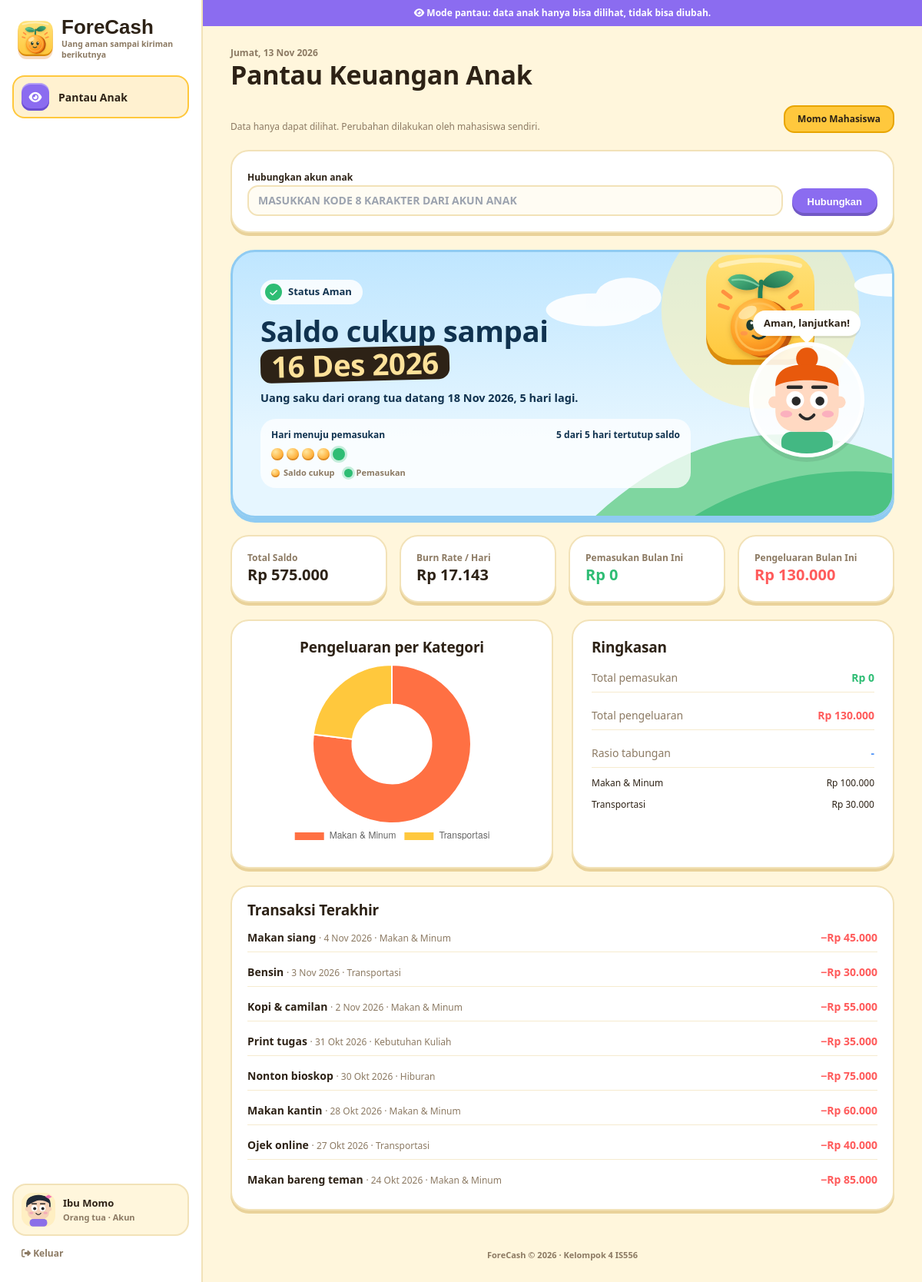
Page /pages/ortu.php (signed in) on the committed database.
### tables this page shows
CREATE TABLE users (
  user_id       INT NOT NULL AUTO_INCREMENT PRIMARY KEY,
  nama          VARCHAR(100) NOT NULL,
  email         VARCHAR(100) NOT NULL UNIQUE,           
  password_hash VARCHAR(255) NOT NULL,
  role          ENUM('mahasiswa','orangtua') NOT NULL DEFAULT 'mahasiswa',
  kode_hubung   CHAR(8) NULL UNIQUE,                    
  batas_harian  DECIMAL(12,2) NOT NULL DEFAULT 0,
  avatar        VARCHAR(4) NOT NULL DEFAULT 'a1',           
  created_at    DATETIME NOT NULL DEFAULT CURRENT_TIMESTAMP
);

CREATE TABLE income_schedules (
  schedule_id       INT NOT NULL AUTO_INCREMENT PRIMARY KEY,
  user_id           INT NOT NULL,
  sumber            VARCHAR(50) NOT NULL,
  nominal           DECIMAL(12,2) NOT NULL,
  tanggal_perkiraan DATE NOT NULL,
  status            ENUM('menunggu','diterima') NOT NULL DEFAULT 'menunggu',
  FOREIGN KEY (user_id) REFERENCES users(user_id) ON DELETE CASCADE
);

CREATE TABLE transactions (
  transaction_id   INT NOT NULL AUTO_INCREMENT PRIMARY KEY,
  user_id          INT NOT NULL,
  wallet_id        INT NOT NULL,
  wallet_tujuan_id INT NULL,
  category_id      INT NULL,
  jenis            ENUM('pemasukan','pengeluaran','transfer') NOT NULL,
  nominal          DECIMAL(12,2) NOT NULL,
  keterangan       VARCHAR(150) NOT NULL,
  tanggal          DATE NOT NULL,
  bukti            VARCHAR(64) NULL,                     
  created_at       DATETIME NOT NULL DEFAULT CURRENT_TIMESTAMP,
  FOREIGN KEY (user_id)          REFERENCES users(user_id) ON DELETE CASCADE,
  FOREIGN KEY (wallet_id)        REFERENCES wallets(wallet_id) ON DELETE CASCADE,
  FOREIGN KEY (wallet_tujuan_id) REFERENCES wallets(wallet_id) ON DELETE CASCADE,
  FOREIGN KEY (category_id)      REFERENCES categories(category_id) ON DELETE SET NULL
);

CREATE TABLE categories (
  category_id INT NOT NULL AUTO_INCREMENT PRIMARY KEY,
  user_id     INT NULL,
  nama        VARCHAR(50) NOT NULL,
  jenis       ENUM('pemasukan','pengeluaran') NOT NULL,
  FOREIGN KEY (user_id) REFERENCES users(user_id) ON DELETE CASCADE
);

### pages/ortu.php (the view, shortened to what the rows shown need)
<?php
require_once __DIR__ . '/../includes/functions.php';
require_once __DIR__ . '/../includes/report.php';
$user = require_login('orangtua');
$pid = $user['user_id'];
$anakList = rows('SELECT u.user_id, u.nama, u.avatar FROM parent_links l JOIN users u ON u.user_id = l.student_id WHERE l.parent_id = ? ORDER BY u.nama', 'i', $pid);
$ids = array_column($anakList, 'user_id');
$sid = in_array($_SESSION['anak'] ?? 0, $ids) ? $_SESSION['anak'] : ($ids[0] ?? null);
$anak = null;
foreach ($anakList as $a) if ($a['user_id'] == $sid) $anak = $a;
if ($anak) {
    $f = forecast($sid);
    $r = report_data($sid, date('Y-m'));
    $recent = rows("SELECT t.tanggal, t.jenis, t.nominal, t.keterangan, c.nama AS kategori FROM transactions t
                    LEFT JOIN categories c ON c.category_id = t.category_id
                    WHERE t.user_id = ? AND t.jenis <> 'transfer' ORDER BY t.tanggal DESC, t.transaction_id DESC LIMIT 8", 'i', $sid);
}
$title = 'Pantau Keuangan Anak'; $active = 'ortu';
require __DIR__ . '/../includes/layout/header.php';
?>
<div class="flex flex-wrap justify-between items-end gap-4">
    <div class="flex flex-wrap gap-2">
        <?php foreach ($anakList as $a): ?>
            <form method="post"><?= csrf_field() ?><input type="hidden" name="id" value="<?= $a['user_id'] ?>">
                <button name="aksi" value="pilih" class="nav-tab <?= $a['user_id'] == $sid ? 'active' : 'bg-white' ?> px-4 py-2 text-xs"><?= e($a['nama']) ?></button></form>
        <?php endforeach; ?>
    </div>
</div>
<?php if (!$anak): ?>
    <p class="hs-card p-6 text-sm text-slate-500">Belum ada akun anak yang terhubung. Minta anak membuka menu <b>Akun</b> di ForeCash untuk melihat kode hubung.</p>
<?php else: ?>
    <?php require __DIR__ . '/../includes/layout/warning.php'; ?>
    <?= report_html($r, 'chartOrtu') ?>
    <div class="hs-card p-5 space-y-2">
        <?php foreach ($recent as $t): ?>
            <div class="flex justify-between text-sm border-b last:border-0 py-2">
                <span><b><?= e($t['keterangan']) ?></b> <span class="text-xs text-slate-500">· <?= tgl($t['tanggal']) ?> · <?= e($t['kategori'] ?? '-') ?></span></span>
                <b class="<?= $t['jenis'] === 'pemasukan' ? 'text-hsGreen' : 'text-hsRed' ?>"><?= $t['jenis'] === 'pemasukan' ? '+' : '−' ?><?= rupiah($t['nominal']) ?></b>
            </div>
        <?php endforeach; ?>
    </div>
<?php endif; ?>
<?php require __DIR__ . '/../includes/layout/footer.php'; ?>

### includes/layout/header.php (shortened to what the rows shown need)
<?php
$jam = (int)date('G');
$sapaan = $jam < 11 ? 'Selamat pagi' : ($jam < 15 ? 'Selamat siang' : ($jam < 18 ? 'Selamat sore' : 'Selamat malam'));
?>
<!DOCTYPE html>
<html lang="id">
<head>
    <script src="https://cdn.tailwindcss.com"></script>
    <link href="https://api.fontshare.com/v2/css?f[]=satoshi@300,400,500,700,900&display=swap" rel="stylesheet">
    <link rel="stylesheet" href="https://cdnjs.cloudflare.com/ajax/libs/font-awesome/6.4.0/css/all.min.css">
    <link rel="stylesheet" href="../assets/css/styles.css?v=<?= filemtime(__DIR__ . '/../../assets/css/styles.css') ?>">
</head>
<body class="fc-body">
<aside class="fc-side" aria-label="Menu utama">
    <div class="fc-side-foot">
        <a href="akun.php" class="fc-me <?= $active === 'akun' ? 'is-active' : '' ?>">
            <span class="min-w-0">
                <span class="fc-me-name"><?= e($user['nama']) ?></span>
                <span class="fc-me-role"><?= $user['role'] === 'orangtua' ? 'Orang tua' : 'Mahasiswa' ?> · Akun</span>
            </span>
        </a>
    </div>
</aside>
<div class="fc-main">
    <header class="fc-top">
        <div class="min-w-0">
            <h1 class="fc-top-title"><?= $active === 'dashboard' ? $sapaan . ', ' . e(explode(' ', $user['nama'])[0]) . '!' : e($title) ?></h1>
        </div>
    </header>
<main class="fc-content">

### includes/layout/warning.php (shortened to what the rows shown need)
<?php
$st = $f['status'];
$label = ['aman' => 'Aman', 'waspada' => 'Waspada', 'kritis' => 'Kritis'][$st];
$dot = ['aman' => ['#2EBD74', 'fa-check'], 'waspada' => ['#F0A000', 'fa-exclamation'], 'kritis' => ['#FF5B5B', 'fa-bolt']][$st];
$hariTotal = $f['sisa_hari'] ? min(45, $f['sisa_hari']) : 0;
?>
<section class="fc-hero" data-status="<?= $st ?>" aria-label="Peringatan dini">
    <div class="fc-hero-text">
        <span class="fc-hero-badge">
            <span class="fc-hero-dot" style="background:<?= $dot[0] ?>"><i class="fa-solid <?= $dot[1] ?>"></i></span>
            Status <?= $label ?>
        </span>
        <h2>
            <?php if ($f['burn'] <= 0): ?>
                Belum ada pengeluaran yang tercatat.
            <?php elseif ($f['saldo'] <= 0): ?>
                Saldo sudah habis.
            <?php else: ?>
                Saldo cukup sampai <span class="fc-hero-date"><?= tgl($f['habis']) ?></span>
            <?php endif; ?>
        </h2>
        <p>
            <?php if ($f['next']): ?>
                <?= e($f['next']['sumber']) ?> datang <?= tgl($f['next']['tanggal_perkiraan']) ?>, <?= $f['sisa_hari'] ?> hari lagi.
            <?php else: ?>
                Belum ada jadwal pemasukan. Tambahkan di menu Prediksi supaya peringatannya lebih tepat.
            <?php endif; ?>
        </p>
        <?php if ($hariTotal > 0): ?>
            <div class="fc-days">
                <div class="fc-days-head">
                </div>
                <div class="fc-days-row">
                </div>
                <div class="fc-days-legend">
                </div>
            </div>
        <?php elseif ($f['runway'] !== null): ?>
            <div class="fc-days"><div class="fc-days-head"><span>Daya tahan saldo</span><span><?= $f['runway'] ?> hari lagi</span></div></div>
        <?php endif; ?>
    </div>
</section>

### rows in the picture
users: nama "Ibu Momo"
users: nama "Momo Mahasiswa"
income_schedules: sumber "Uang saku dari orang tua", tanggal_perkiraan "18 Nov 2026"
transactions: keterangan "Makan siang", tanggal "4 Nov 2026", category.nama "Makan & Minum", nominal "Rp 45.000"
transactions: keterangan "Bensin", tanggal "3 Nov 2026", category.nama "Transportasi", nominal "Rp 30.000"
transactions: keterangan "Kopi & camilan", tanggal "2 Nov 2026", category.nama "Makan & Minum", nominal "Rp 55.000"
transactions: keterangan "Print tugas", tanggal "31 Okt 2026", category.nama "Kebutuhan Kuliah", nominal "Rp 35.000"
transactions: keterangan "Nonton bioskop", tanggal "30 Okt 2026", category.nama "Hiburan", nominal "Rp 75.000"
transactions: keterangan "Makan kantin", tanggal "28 Okt 2026", category.nama "Makan & Minum", nominal "Rp 60.000"
transactions: keterangan "Ojek online", tanggal "27 Okt 2026", category.nama "Transportasi", nominal "Rp 40.000"
transactions: keterangan "Makan bareng teman", tanggal "24 Okt 2026", category.nama "Makan & Minum", nominal "Rp 85.000"

### other values in the picture
$label "Pantau Anak"
$hariIni "Jumat, 13 Nov 2026"
$title "Pantau Keuangan Anak"
$label "Aman"
tgl($f['habis']) "16 Des 2026"
$f['sisa_hari'] "5"
$hariAman "5"
$hariTotal "5"
$kata "Aman, lanjutkan!"
rupiah($f['saldo']) "Rp 575.000"
rupiah($f['burn']) "Rp 17.143"
rupiah($r['masuk']) "Rp 0"
rupiah($r['keluar']) "Rp 130.000"
$k['kategori'] "Makan & Minum"
rupiah($k['total']) "Rp 100.000"
